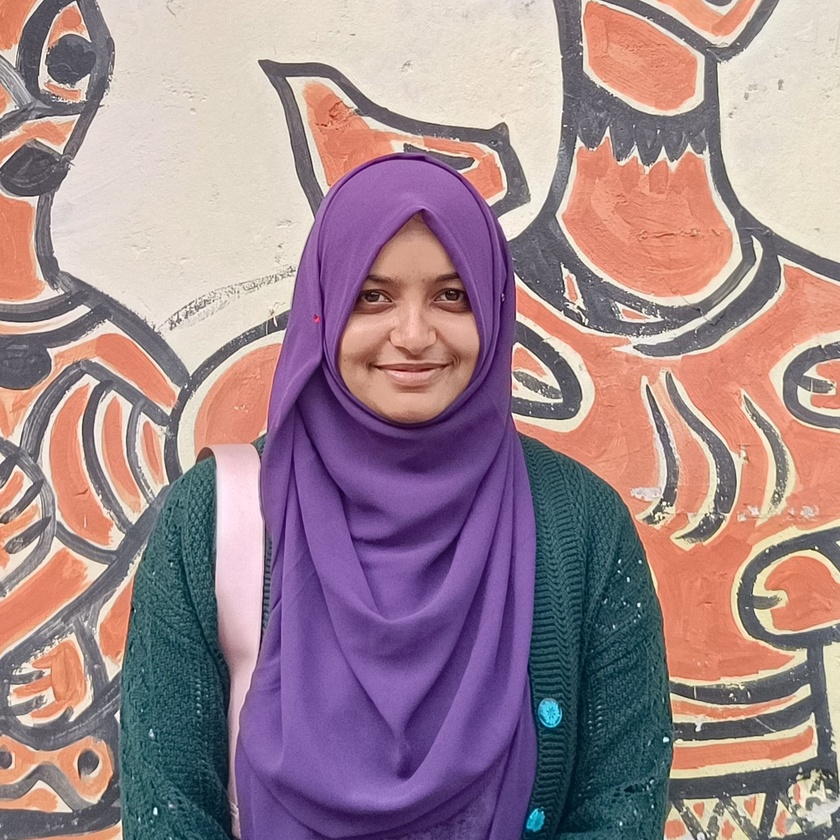
%> input picture baust/CSE 4246 Digital Image Processing/img/r.jpg, 840 x 840 px, shrunk from 1243 x 1243 before the run
$ octave lab_6_noise_gaussian_mean_filter.m   (GNU Octave 9; MATLAB toolbox functions it lacks are replaced by stand-ins)
%> lines starting %> are read from the running program, lines starting %| are printed output that depends on the picture
clc;clear;

% Read the image
originalImage = imread('img/r.jpg'); % Replace 'your_image.jpg' with your image file path
%> originalImage is the input picture: size 840x840x3 uint8; mean R, G, B 159.9, 134.9, 141.7

% Create a figure to display all outputs
figure;

% Display the original image
subplot(1, 3, 1);
imshow(originalImage);
title('Original Image');

% Add Gaussian noise to the image
noisyImage = imnoise(originalImage, 'gaussian', 0, 0.05); % You can adjust the noise parameters as per your requirement
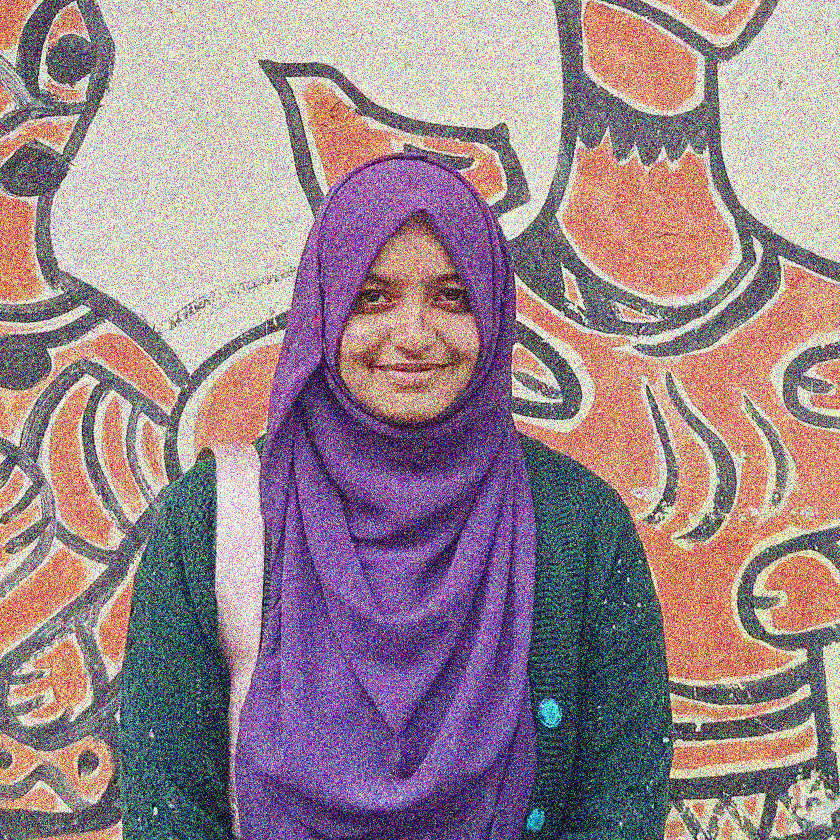
%> noisyImage: size 840x840x3 uint8; mean R, G, B 155.2, 133.4, 140.2

% Display the noisy image
subplot(1, 3, 2);
imshow(noisyImage);
title('Noisy Image (gaussian)');

% Define mean filter kernel size
kernelSize = 3; % Adjust as needed

% Create mean kernel
meanKernel = ones(kernelSize) / (kernelSize^2);

% Apply mean filtering to remove noise
filteredImage = imfilter(noisyImage, meanKernel);
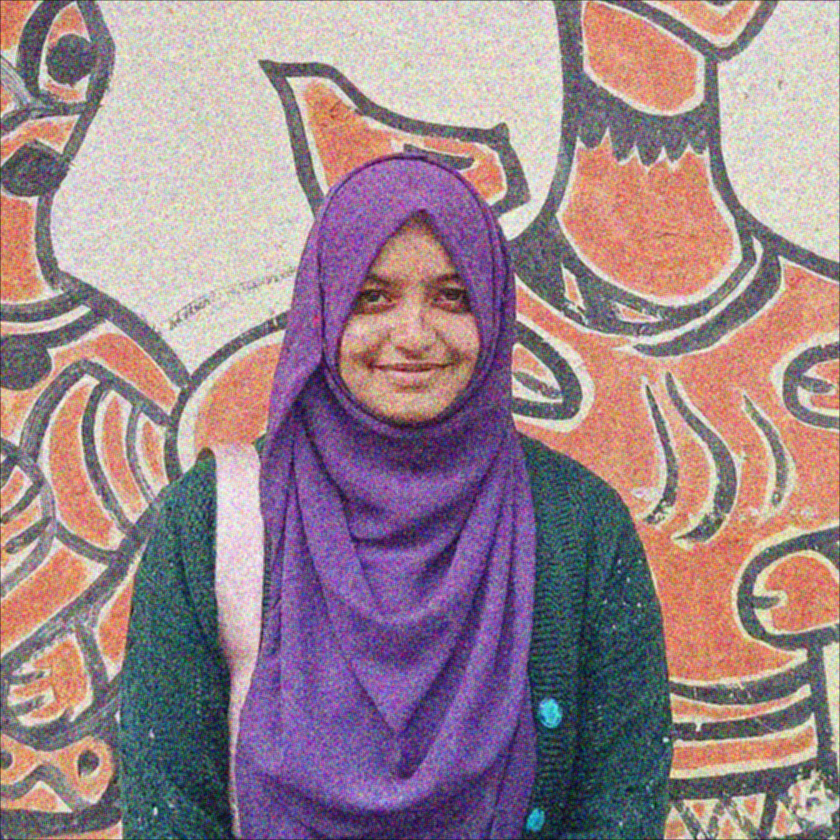
%> filteredImage: size 840x840x3 uint8; mean R, G, B 154.9, 133.1, 140

% Display the filtered image
subplot(1, 3, 3);
imshow(filteredImage);
title('Filtered Image(Average/Mean Filter');

$ run again, with baust/CSE 4246 Digital Image Processing/img/Baust (35).jpg copied over baust/CSE 4246 Digital Image Processing/img/r.jpg
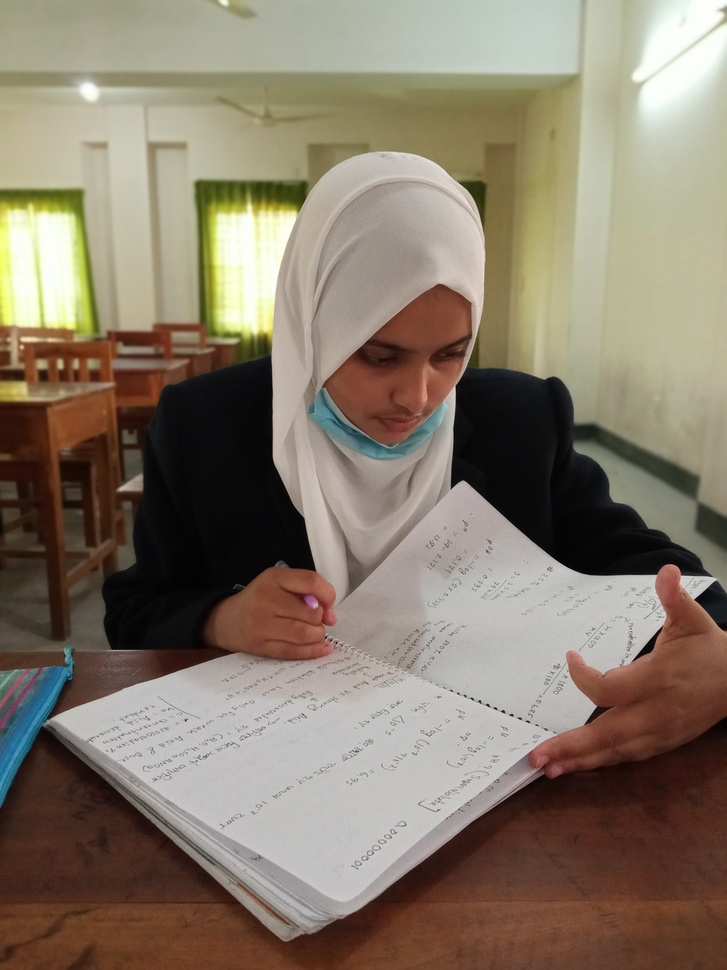
%> input picture baust/CSE 4246 Digital Image Processing/img/Baust (35).jpg, 727 x 970 px, shrunk from 3120 x 4160 before the run
%> originalImage is the input picture: size 970x727x3 uint8; mean R, G, B 134.8, 122.7, 106.7
%> `noisyImage = imnoise(originalImage, 'gaussian', 0, 0.05);`:
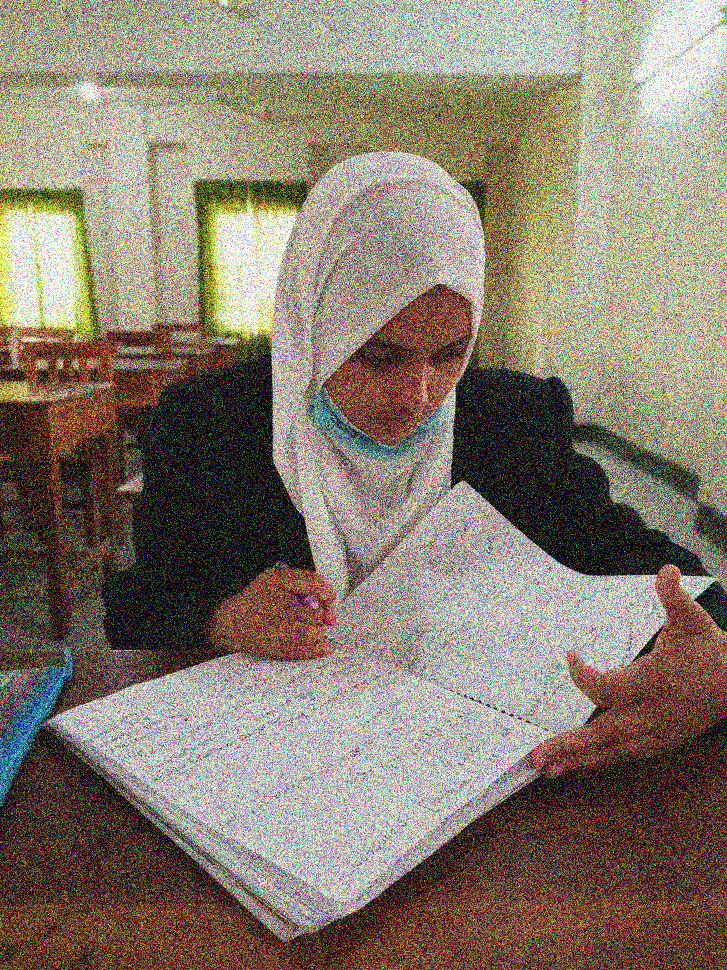
%> noisyImage: size 970x727x3 uint8; mean R, G, B 135.1, 124.1, 110.1
